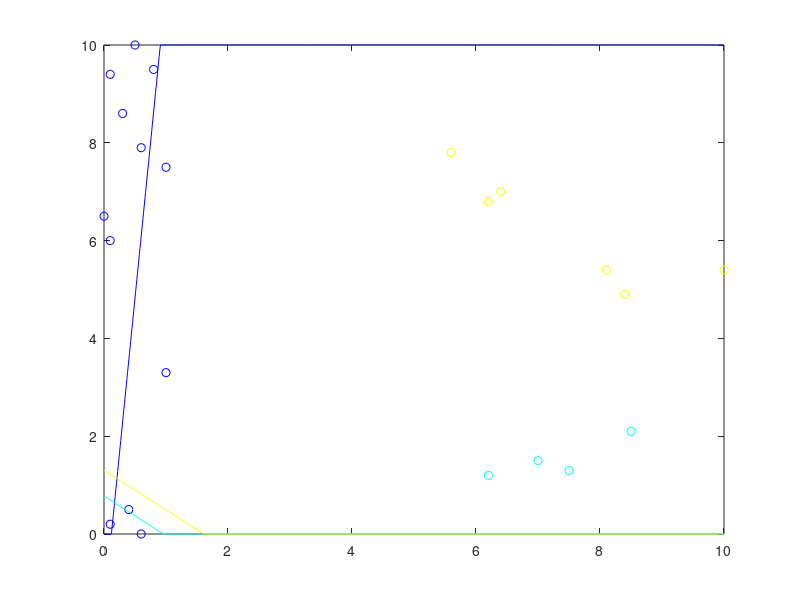

The MATLAB script that drew this image:
x0 = 0.000000:.01:10.000000;
c0 = [0.400000 0.500000 ;
0.500000 10.000000 ;
0.300000 8.600000 ;
1.000000 7.500000 ;
0.100000 0.200000 ;
0.800000 9.500000 ;
1.000000 3.300000 ;
0.100000 6.000000 ;
0.600000 7.900000 ;
0.000000 6.500000 ;
0.100000 9.400000 ;
0.600000 0.000000 ;
];
y_c0 =  - 0.9969 / -0.0786801 * x0  + 0.118683 / -0.0786801;
c1 = [7.500000 1.300000 ;
7.000000 1.500000 ;
8.500000 2.100000 ;
6.200000 1.200000 ;
];
y_c1 =  - 0.631147 / 0.775663 * x0  + 0.603088 / 0.775663;
c2 = [8.400000 4.900000 ;
8.100000 5.400000 ;
10.000000 5.400000 ;
6.200000 6.800000 ;
6.400000 7.000000 ;
5.600000 7.800000 ;
];
y_c2 =  - 0.629534 / 0.776973 * x0  + 1.01333 / 0.776973;
colors = jet(3);
if (size(c0) >0) plot (c0(:,1), c0(:,2),'o', 'color', colors(1,:)); end
hold on;
if (size(c1) >0) plot (c1(:,1), c1(:,2),'o', 'color', colors(2,:)); end
hold on;
if (size(c2) >0) plot (c2(:,1), c2(:,2),'o', 'color', colors(3,:)); end
hold on;
for i = 1 : size(y_c0, 2) 
 if y_c0(i) > 10.000000 
 y_c0(i) = 10.000000; 
 end 
 if y_c0(i) < 0.000000 
 y_c0(i) = 0.000000; 
 end 
 end
for i = 1 : size(y_c1, 2) 
 if y_c1(i) > 10.000000 
 y_c1(i) = 10.000000; 
 end 
 if y_c1(i) < 0.000000 
 y_c1(i) = 0.000000; 
 end 
 end
for i = 1 : size(y_c2, 2) 
 if y_c2(i) > 10.000000 
 y_c2(i) = 10.000000; 
 end 
 if y_c2(i) < 0.000000 
 y_c2(i) = 0.000000; 
 end 
 end
plot(x0, y_c0, 'color', colors(1,:));
hold on;
plot(x0, y_c1, 'color', colors(2,:));
hold on;
plot(x0, y_c2, 'color', colors(3,:));
hold on;
